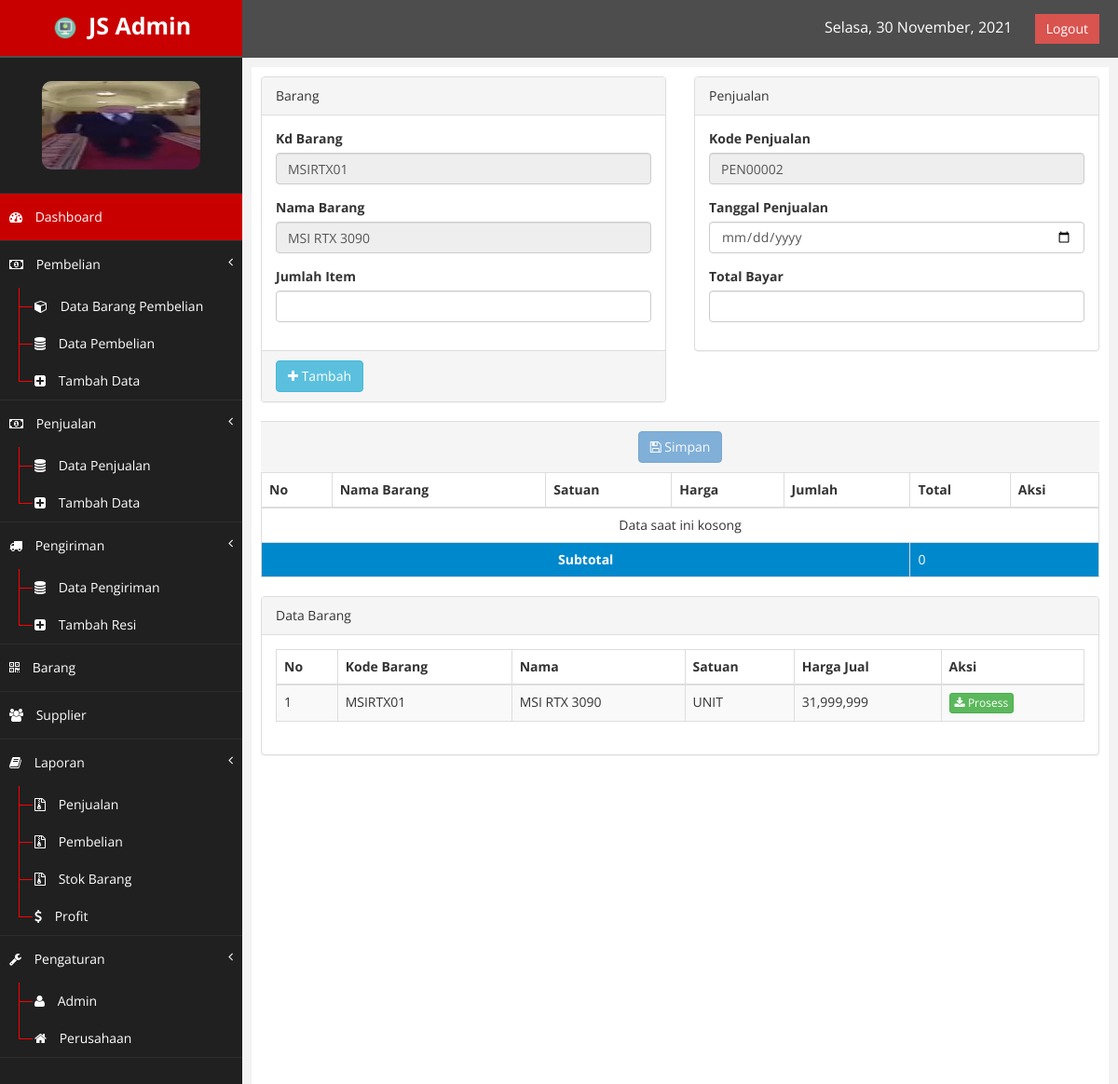
The page /index.php?page=tambahpenjualan&proses=MSIRTX01 (signed in) on the database its author committed.
### tables this page shows
CREATE TABLE IF NOT EXISTS `barang` (
  `kd_barang` varchar(8) NOT NULL,
  `nama_barang` varchar(60) NOT NULL,
  `satuan` varchar(20) NOT NULL,
  `harga_jual` int(15) NOT NULL,
  `harga_beli` int(15) NOT NULL,
  `stok` int(4) NOT NULL,
  `status` enum('1','0') NOT NULL DEFAULT '0',
  PRIMARY KEY (`kd_barang`)
);

### class/class.php (called while the page is built, shortened)
<?php
	class Barang{
		public function ambil_barang($id){
			$qry = mysql_query("SELECT * FROM barang WHERE kd_barang = '$id'");
			$pecah = mysql_fetch_assoc($qry);
			return $pecah;
		}
	}
	class Penjualan extends Barang {
		public function kode_otomatis(){
			$qry = mysql_query("SELECT MAX(kd_penjualan) AS kode FROM penjualan");
			$pecah = mysql_fetch_array($qry);
			$kode = substr($pecah['kode'], 3,5);
			$jum = $kode + 1;
			if ($jum < 10) {
				$id = "PEN0000".$jum;
			}
			return $id;
		}
		public function tampil_barang_penjualan(){
			$qry = mysql_query("SELECT * FROM barang WHERE stok > 0 ORDER BY nama_barang ASC");
			while ($pecah = mysql_fetch_array($qry)) {
				$data[] = $pecah;
			}
			return $data;
		}
		public function cek_data_barangp($kode){
			$qry = mysql_query("SELECT * FROM penjualan_sementara WHERE kd_penjualan = '$kode'");
			$hitung = mysql_num_rows($qry);
			if ($hitung >=1) {
				return true;
			}
			else{
				return false;
			}
		}
		public function hitung_total_sementara($kode){
			$qry = mysql_query("SELECT sum(total) as jumlah FROM penjualan_sementara WHERE kd_penjualan = '$kode'");
			$pecah = mysql_fetch_array($qry);
			$cek = $this->cek_data_barangp($kode);
			if ($cek === true) {
				$subtotal = $pecah['jumlah'];
			}
			else{
				$subtotal = 0;
			}
			return $subtotal;
		}
	}
	$barang = new Barang();
	$penjualan = new Penjualan();
?>

### tambahpenjualan.php (the view, shortened to what this page needs)
<?php
	$kode = $penjualan->kode_otomatis();
	$subtotal = $penjualan->hitung_total_sementara($kode);
	$cekbarang = $penjualan->cek_data_barangp($kode);
	$kdbar = "";
	$namabr = "";
	if (isset($_GET['proses'])) {
		$bar = $barang->ambil_barang($_GET['proses']);
		$namabr = $bar['nama_barang'];
		$kdbar = $_GET['proses'];
	}
?>
<div class="row">
	<div class="col-md-6">
		<div class="panel panel-default">
			<div class="panel-heading">
				Barang
			</div>
			<div class="panel-body">
				<form method="POST">
					<div class="form-group">
						<label>Kd Barang</label>
						<input type="text" class="form-control" id="kdbarang" name="kdbarang" disabled="disabled" value="<?php echo $kdbar; ?>">
					</div>
					<div class="form-group">
						<label>Nama Barang</label>
						<input type="text" class="form-control" disabled="disabled" value="<?php echo $namabr; ?>">
					</div>
					<div class="form-group">
						<label>Jumlah Item</label>
						<input type="number" class="form-control" name="item" id="item" max="10000" min="0">
					</div>
			</div>
			<div class="panel-footer">
			<?php if ($kdbar !== ""): ?>
				<button class="btn btn-info" name="tambah" id="tambah"><i class="fa fa-plus"></i> Tambah</button>
			<?php endif ?>
			</div>
		</div>
	</div>
	<div class="col-md-6">
		<div class="panel panel-default">
			<div class="panel-heading">
				Penjualan
			</div>
			<div class="panel-body">
				<form method="POST">
					<div class="form-group">
						<label>Kode Penjualan</label>
						<input type="text" class="form-control" name="kdpenjualan" id="kdpenjualan" maxlength="8" readonly="true" value="<?php echo $kode; ?>">
					</div>
					<div class="form-group">
						<label>Tanggal Penjualan</label>
						<input type="date" class="form-control" name="tglpenjualan" id="tglpenjualan">
					</div>
					<div class="form-group">
						<label>Total Bayar</label>
						<input type="number" class="form-control" name="totalbayar" id="totalbayar">
					</div>
			</div>
		</div>
	</div>
	<div class="col-md-12">
		<div class="panel-footer" align="center">
		<?php if ($cekbarang === false): ?>
			<button id="formbtn" class="btn btn-primary" name="save" disabled="disabled"><i class="fa fa-save"></i> Simpan</button>
		<?php endif ?>
		</div>
	</div>
	<div class="col-md-12">
		<table class="table table-bordered table-responsive table-hover">
			<thead>
				<tr>
					<th>No</th>
					<th>Nama Barang</th>
					<th>Satuan</th>
					<th>Harga</th>
					<th>Jumlah</th>
					<th>Total</th>
					<th>Aksi</th>
				</tr>
			</thead>
			<tbody>
				<?php
					if ($cekbarang === false) {
						echo "<tr><td colspan='7' align='center'>Data saat ini kosong</td></tr>";
					}
					else{
					$br = $penjualan->tampil_barang_sementara($kode);
					foreach ($br as $index => $data) {
				?>
				<tr>
					<td><?php echo $index + 1; ?></td>
					<td><?php echo $data['nama_barang']; ?></td>
					<td><?php echo $data['satuan']; ?></td>
					<td><?php echo number_format($data['harga']); ?></td>
					<td><?php echo $data['item']; ?></td>
					<td><?php echo number_format($data['total']); ?></td>
					<td>
						<a href="index.php?page=tambahpenjualan&hapus=<?php echo $data['id_penjualan_sementara']; ?>" class="btn btn-danger btn-xs"><i class="fa fa-trash"></i> Hapus</a>
					</td>
				</tr>
				<?php } }?>
				<tr class="active">
					<td colspan="5" align="center"><strong>Subtotal</strong></td>
					<td colspan="2"><?php echo number_format($subtotal); ?></td>
				</tr>
			</tbody>
		</table>
	</div>
</div>
<div class="row">
    <div class="col-md-12">
        <div class="panel panel-default">
            <div class="panel-heading">
                Data Barang
            </div>
            <div class="panel-body">
                <div class="table">
                    <table class="table table-striped table-bordered table-hover" id="tabelku">
                        <thead>
                            <tr>
                                <th>No</th>
                                <th>Kode Barang</th>
                                <th>Nama</th>
                                <th>Satuan</th>
                                <th>Harga Jual</th>
                                <th>Aksi</th>
                            </tr>
                        </thead>
                        <tbody>
                            <?php
                                $brg = $penjualan->tampil_barang_penjualan();
                                foreach ($brg as $index => $data) {
                            ?>
                            <tr class="odd gradeX">
                                <td><?php echo $index + 1; ?></td>
                                <td><?php echo $data['kd_barang']; ?></td>
                                <td><?php echo $data['nama_barang']; ?></td>
                                <td><?php echo $data['satuan']; ?></td>
                                <td><?php echo number_format($data['harga_jual']); ?></td>
                                <td>
                                    <a href="index.php?page=tambahpenjualan&proses=<?php echo $data['kd_barang']; ?>" class="btn btn-success btn-xs"><i class="fa fa-download"></i> Prosess</a>
                                </td>
                            </tr>
                            <?php } ?>
                        </tbody>
                    </table>
                </div>
            </div>
        </div>
    </div>
</div>

### assets/css/custom.css (style rules this page uses)
body { font-family: 'Open Sans', sans-serif; }

### rows shown on the page
barang: nama_barang "MSI RTX 3090", kd_barang "MSIRTX01", satuan "UNIT", harga_jual "31,999,999"

### other values the page prints
$subtotal "0"
